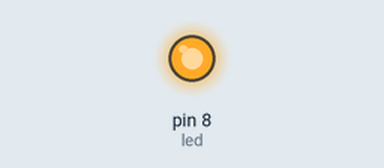
Simulated run of this program. Board: MicroPython board. Parts: output pins drawn as LEDs (lit = HIGH).

Above: at 0.1 s.
Timing chart, 0 to 1.6 s (numbered marks = the images above):
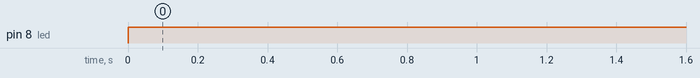

Measured:
- by itself, pin 8 (led): LOW → HIGH at 0.00 s

The program:

08_rcwl_0516.py
```python
import machine
import time

led = machine.Pin(8, machine.Pin.OUT)
sensor = machine.Pin(10, machine.Pin.IN)

state = 0
while True:
    if sensor.value():
        led.value(0)
        if state == 0:
            print("Bewegung erkannt!")
            state = 1
    else:
        led.value(1)
        if state == 1:
            print("Bewegung gestoppt!")
            state = 0
    time.sleep(0.1)
```
